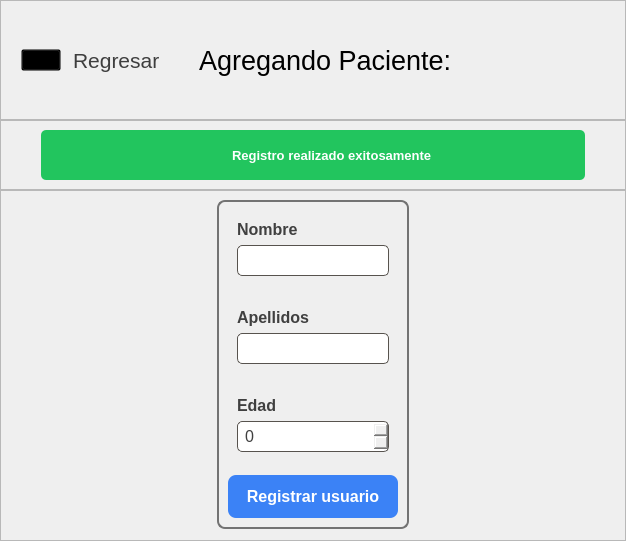
            <widget class="QWidget" name="pagAgregarPaciente">
             <layout class="QVBoxLayout" name="verticalLayout_31">
              <property name="spacing">
               <number>0</number>
              </property>
              <property name="leftMargin">
               <number>0</number>
              </property>
              <property name="topMargin">
               <number>0</number>
              </property>
              <property name="rightMargin">
               <number>0</number>
              </property>
              <property name="bottomMargin">
               <number>0</number>
              </property>
              <item alignment="Qt::AlignTop">
               <widget class="QFrame" name="frame_44">
                <property name="sizePolicy">
                 <sizepolicy hsizetype="Preferred" vsizetype="Expanding">
                  <horstretch>0</horstretch>
                  <verstretch>0</verstretch>
                 </sizepolicy>
                </property>
                <property name="minimumSize">
                 <size>
                  <width>0</width>
                  <height>120</height>
                 </size>
                </property>
                <property name="frameShape">
                 <enum>QFrame::StyledPanel</enum>
                </property>
                <property name="frameShadow">
                 <enum>QFrame::Raised</enum>
                </property>
                <layout class="QHBoxLayout" name="horizontalLayout_23">
                 <property name="spacing">
                  <number>12</number>
                 </property>
                 <property name="leftMargin">
                  <number>20</number>
                 </property>
                 <property name="topMargin">
                  <number>20</number>
                 </property>
                 <property name="rightMargin">
                  <number>20</number>
                 </property>
                 <property name="bottomMargin">
                  <number>20</number>
                 </property>
                 <item alignment="Qt::AlignLeft">
                  <widget class="QPushButton" name="btnRegresarAPacientes">
                   <property name="cursor">
                    <cursorShape>PointingHandCursor</cursorShape>
                   </property>
                   <property name="styleSheet">
                    <string notr="true">QPushButton{
	background-color: transparent;
}</string>
                   </property>
                   <property name="text">
                    <string/>
                   </property>
                   <property name="icon">
                    <iconset>
                     <normaloff>img/back.svg</normaloff>img/back.svg</iconset>
                   </property>
                   <property name="iconSize">
                    <size>
                     <width>30</width>
                     <height>30</height>
                    </size>
                   </property>
                  </widget>
                 </item>
                 <item>
                  <widget class="QLabel" name="lblRegresarAPacientes">
                   <property name="sizePolicy">
                    <sizepolicy hsizetype="Preferred" vsizetype="Expanding">
                     <horstretch>0</horstretch>
                     <verstretch>0</verstretch>
                    </sizepolicy>
                   </property>
                   <property name="font">
                    <font>
                     <family>Arial</family>
                     <pointsize>16</pointsize>
                    </font>
                   </property>
                   <property name="cursor">
                    <cursorShape>PointingHandCursor</cursorShape>
                   </property>
                   <property name="styleSheet">
                    <string notr="true">QLabel{
	color: #3E3E3E;
}</string>
                   </property>
                   <property name="text">
                    <string>Regresar</string>
                   </property>
                  </widget>
                 </item>
                 <item>
                  <widget class="QLabel" name="label_3">
                   <property name="font">
                    <font>
                     <family>Arial</family>
                     <pointsize>20</pointsize>
                    </font>
                   </property>
                   <property name="styleSheet">
                    <string notr="true">QLabel{
	margin-left: 20px;
}</string>
                   </property>
                   <property name="text">
                    <string>Agregando Paciente:</string>
                   </property>
                  </widget>
                 </item>
                 <item>
                  <spacer name="horizontalSpacer_20">
                   <property name="orientation">
                    <enum>Qt::Horizontal</enum>
                   </property>
                   <property name="sizeHint" stdset="0">
                    <size>
                     <width>40</width>
                     <height>20</height>
                    </size>
                   </property>
                  </spacer>
                 </item>
                </layout>
               </widget>
              </item>
              <item alignment="Qt::AlignTop">
               <widget class="QFrame" name="frame_43">
                <property name="minimumSize">
                 <size>
                  <width>0</width>
                  <height>70</height>
                 </size>
                </property>
                <property name="maximumSize">
                 <size>
                  <width>16777215</width>
                  <height>264</height>
                 </size>
                </property>
                <property name="frameShape">
                 <enum>QFrame::StyledPanel</enum>
                </property>
                <property name="frameShadow">
                 <enum>QFrame::Raised</enum>
                </property>
                <layout class="QHBoxLayout" name="horizontalLayout_21">
                 <property name="leftMargin">
                  <number>40</number>
                 </property>
                 <property name="rightMargin">
                  <number>40</number>
                 </property>
                 <item>
                  <widget class="QFrame" name="lblRegistroPaciente">
                   <property name="styleSheet">
                    <string notr="true">QFrame{
	background-color: #22c55e;
	border-radius: 5px;
}</string>
                   </property>
                   <property name="frameShape">
                    <enum>QFrame::StyledPanel</enum>
                   </property>
                   <property name="frameShadow">
                    <enum>QFrame::Raised</enum>
                   </property>
                   <layout class="QHBoxLayout" name="horizontalLayout_22">
                    <item>
                     <spacer name="horizontalSpacer_18">
                      <property name="orientation">
                       <enum>Qt::Horizontal</enum>
                      </property>
                      <property name="sizeHint" stdset="0">
                       <size>
                        <width>40</width>
                        <height>20</height>
                       </size>
                      </property>
                     </spacer>
                    </item>
                    <item>
                     <widget class="QPushButton" name="lblIconoRegistroPaciente">
                      <property name="minimumSize">
                       <size>
                        <width>30</width>
                        <height>30</height>
                       </size>
                      </property>
                      <property name="styleSheet">
                       <string notr="true">QPushButton{
	background-color: transparent;
	border: none;
}</string>
                      </property>
                      <property name="text">
                       <string/>
                      </property>
                      <property name="icon">
                       <iconset>
                        <normaloff>img/check.svg</normaloff>img/check.svg</iconset>
                      </property>
                      <property name="iconSize">
                       <size>
                        <width>30</width>
                        <height>30</height>
                       </size>
                      </property>
                     </widget>
                    </item>
                    <item>
                     <widget class="QLabel" name="lblMsjRegistroPaciente">
                      <property name="font">
                       <font>
                        <family>Arial</family>
                        <pointsize>10</pointsize>
                        <weight>75</weight>
                        <bold>true</bold>
                       </font>
                      </property>
                      <property name="styleSheet">
                       <string notr="true">QLabel{
	color: #fff;
}</string>
                      </property>
                      <property name="text">
                       <string>Registro realizado exitosamente</string>
                      </property>
                     </widget>
                    </item>
                    <item>
                     <spacer name="horizontalSpacer_19">
                      <property name="orientation">
                       <enum>Qt::Horizontal</enum>
                      </property>
                      <property name="sizeHint" stdset="0">
                       <size>
                        <width>40</width>
                        <height>20</height>
                       </size>
                      </property>
                     </spacer>
                    </item>
                   </layout>
                  </widget>
                 </item>
                </layout>
               </widget>
              </item>
              <item>
               <widget class="QFrame" name="frame_38">
                <property name="sizePolicy">
                 <sizepolicy hsizetype="Preferred" vsizetype="Expanding">
                  <horstretch>0</horstretch>
                  <verstretch>0</verstretch>
                 </sizepolicy>
                </property>
                <property name="frameShape">
                 <enum>QFrame::StyledPanel</enum>
                </property>
                <property name="frameShadow">
                 <enum>QFrame::Raised</enum>
                </property>
                <layout class="QGridLayout" name="gridLayout_14">
                 <item row="0" column="0">
                  <spacer name="horizontalSpacer_16">
                   <property name="orientation">
                    <enum>Qt::Horizontal</enum>
                   </property>
                   <property name="sizeHint" stdset="0">
                    <size>
                     <width>207</width>
                     <height>20</height>
                    </size>
                   </property>
                  </spacer>
                 </item>
                 <item row="0" column="1">
                  <widget class="QFrame" name="frame_39">
                   <property name="sizePolicy">
                    <sizepolicy hsizetype="Preferred" vsizetype="Preferred">
                     <horstretch>0</horstretch>
                     <verstretch>0</verstretch>
                    </sizepolicy>
                   </property>
                   <property name="minimumSize">
                    <size>
                     <width>0</width>
                     <height>0</height>
                    </size>
                   </property>
                   <property name="sizeIncrement">
                    <size>
                     <width>0</width>
                     <height>0</height>
                    </size>
                   </property>
                   <property name="styleSheet">
                    <string notr="true">QFrame{
	border: 2px solid #737373;
	border-radius: 8px;
}</string>
                   </property>
                   <property name="frameShape">
                    <enum>QFrame::StyledPanel</enum>
                   </property>
                   <property name="frameShadow">
                    <enum>QFrame::Raised</enum>
                   </property>
                   <layout class="QVBoxLayout" name="verticalLayout_27">
                    <property name="spacing">
                     <number>14</number>
                    </property>
                    <item alignment="Qt::AlignTop">
                     <widget class="QFrame" name="frame_40">
                      <property name="styleSheet">
                       <string notr="true">QFrame{
	border: none;
}</string>
                      </property>
                      <property name="frameShape">
                       <enum>QFrame::StyledPanel</enum>
                      </property>
                      <property name="frameShadow">
                       <enum>QFrame::Raised</enum>
                      </property>
                      <layout class="QVBoxLayout" name="verticalLayout_28">
                       <item alignment="Qt::AlignTop">
                        <widget class="QLabel" name="label_19">
                         <property name="font">
                          <font>
                           <family>Arial</family>
                           <pointsize>12</pointsize>
                           <weight>75</weight>
                           <bold>true</bold>
                          </font>
                         </property>
                         <property name="styleSheet">
                          <string notr="true">QLabel{
	color: #404040;
}</string>
                         </property>
                         <property name="text">
                          <string>Nombre</string>
                         </property>
                        </widget>
                       </item>
                       <item>
                        <widget class="QLineEdit" name="inpRegistroNombre">
                         <property name="minimumSize">
                          <size>
                           <width>0</width>
                           <height>30</height>
                          </size>
                         </property>
                         <property name="font">
                          <font>
                           <family>Arial</family>
                           <pointsize>12</pointsize>
                          </font>
                         </property>
                         <property name="styleSheet">
                          <string notr="true">QLineEdit{
	padding: 4px;
	border-radius: 5px;
	border: 1px solid #57534e;
	color: #404040;
	padding-left: 5px;
	padding-right: 5px;
}</string>
                         </property>
                         <property name="text">
                          <string/>
                         </property>
                        </widget>
                       </item>
                      </layout>
                     </widget>
                    </item>
                    <item alignment="Qt::AlignTop">
                     <widget class="QFrame" name="frame_41">
                      <property name="styleSheet">
                       <string notr="true">QFrame{
	border: none;
}</string>
                      </property>
                      <property name="frameShape">
                       <enum>QFrame::StyledPanel</enum>
                      </property>
                      <property name="frameShadow">
                       <enum>QFrame::Raised</enum>
                      </property>
                      <layout class="QVBoxLayout" name="verticalLayout_29">
                       <item alignment="Qt::AlignTop">
                        <widget class="QLabel" name="label_20">
                         <property name="font">
                          <font>
                           <family>Arial</family>
                           <pointsize>12</pointsize>
                           <weight>75</weight>
                           <bold>true</bold>
                          </font>
                         </property>
                         <property name="styleSheet">
                          <string notr="true">QLabel{
	color: #404040;
}</string>
                         </property>
                         <property name="text">
                          <string>Apellidos</string>
                         </property>
                        </widget>
                       </item>
                       <item>
                        <widget class="QLineEdit" name="inpRegistroApellidos">
                         <property name="minimumSize">
                          <size>
                           <width>0</width>
                           <height>30</height>
                          </size>
                         </property>
                         <property name="font">
                          <font>
                           <family>Arial</family>
                           <pointsize>12</pointsize>
                          </font>
                         </property>
                         <property name="styleSheet">
                          <string notr="true">QLineEdit{
	padding: 4px;
	border-radius: 5px;
	border: 1px solid #57534e;
	color: #404040;
	padding-left: 5px;
	padding-right: 5px;
}</string>
                         </property>
                        </widget>
                       </item>
                      </layout>
                     </widget>
                    </item>
                    <item>
                     <widget class="QFrame" name="frame_42">
                      <property name="styleSheet">
                       <string notr="true">QFrame{
	border: none;
}</string>
                      </property>
                      <property name="frameShape">
                       <enum>QFrame::StyledPanel</enum>
                      </property>
                      <property name="frameShadow">
                       <enum>QFrame::Raised</enum>
                      </property>
                      <layout class="QVBoxLayout" name="verticalLayout_30">
                       <item alignment="Qt::AlignTop">
                        <widget class="QLabel" name="label_21">
                         <property name="font">
                          <font>
                           <family>Arial</family>
                           <pointsize>12</pointsize>
                           <weight>75</weight>
                           <bold>true</bold>
                          </font>
                         </property>
                         <property name="styleSheet">
                          <string notr="true">QLabel{
	color: #404040;
}</string>
                         </property>
                         <property name="text">
                          <string>Edad</string>
                         </property>
                        </widget>
                       </item>
                       <item>
                        <widget class="QSpinBox" name="inpRegistroEdad">
                         <property name="font">
                          <font>
                           <family>Arial</family>
                           <pointsize>12</pointsize>
                          </font>
                         </property>
                         <property name="styleSheet">
                          <string notr="true">QSpinBox{
	padding: 4px;
	border-radius: 5px;
	border: 1px solid #57534e;
	color: #404040;
	padding-left: 5px;
	padding-right: 5px;
}</string>
                         </property>
                        </widget>
                       </item>
                      </layout>
                     </widget>
                    </item>
                    <item>
                     <widget class="QPushButton" name="btnRegistroPacienteSubmit">
                      <property name="font">
                       <font>
                        <family>Arial</family>
                        <pointsize>12</pointsize>
                        <weight>75</weight>
                        <bold>true</bold>
                       </font>
                      </property>
                      <property name="cursor">
                       <cursorShape>PointingHandCursor</cursorShape>
                      </property>
                      <property name="styleSheet">
                       <string notr="true">QPushButton{
	background-color: #3b82f6;
	padding: 12px;
	border-radius: 8px;
	color: #fff;
}
QPushButton::hover{
	background-color: #2563eb;
}</string>
                      </property>
                      <property name="text">
                       <string>Registrar usuario</string>
                      </property>
                     </widget>
                    </item>
                   </layout>
                  </widget>
                 </item>
                 <item row="0" column="2">
                  <spacer name="horizontalSpacer_17">
                   <property name="orientation">
                    <enum>Qt::Horizontal</enum>
                   </property>
                   <property name="sizeHint" stdset="0">
                    <size>
                     <width>207</width>
                     <height>20</height>
                    </size>
                   </property>
                  </spacer>
                 </item>
                 <item row="1" column="1">
                  <spacer name="verticalSpacer_5">
                   <property name="orientation">
                    <enum>Qt::Vertical</enum>
                   </property>
                   <property name="sizeHint" stdset="0">
                    <size>
                     <width>20</width>
                     <height>2</height>
                    </size>
                   </property>
                  </spacer>
                 </item>
                </layout>
               </widget>
              </item>
             </layout>
            </widget>
